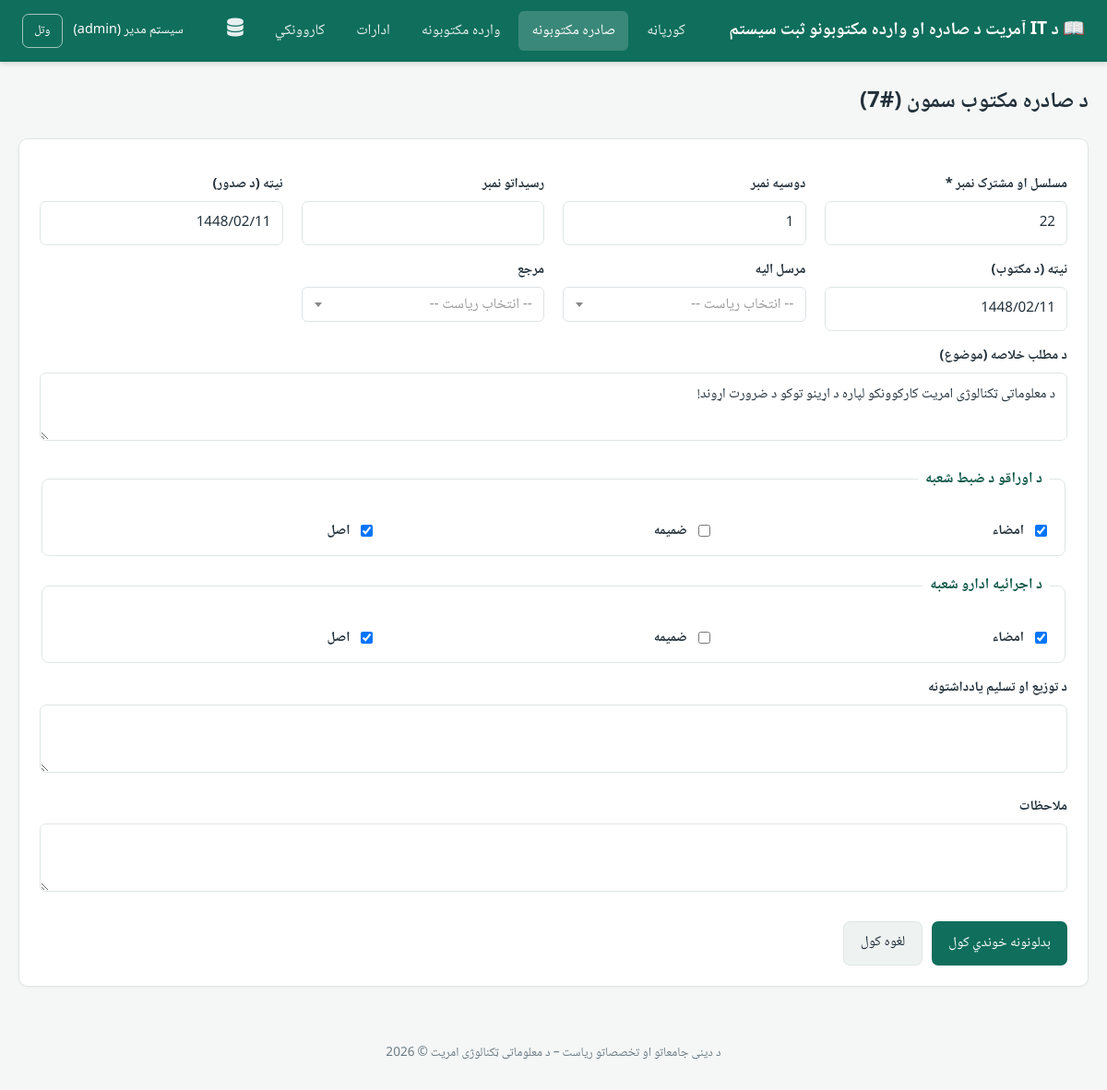
Page /outgoing/edit.php?id=7 (signed in) on the committed database.
### tables this page shows
CREATE TABLE `outgoing_letters` (
  `id` int(10) UNSIGNED NOT NULL,
  `serial_no` varchar(50) NOT NULL,
  `receipts_no` varchar(100) DEFAULT NULL,
  `dossier_no` varchar(100) DEFAULT NULL,
  `issue_date` varchar(20) DEFAULT NULL,
  `letter_date` varchar(20) DEFAULT NULL,
  `sent_to_dep_id` int(11) DEFAULT NULL,
  `reference_dep_id` int(11) DEFAULT NULL,
  `subject` text DEFAULT NULL,
  `records_signature` tinyint(1) NOT NULL DEFAULT 0,
  `records_attachment` tinyint(1) NOT NULL DEFAULT 0,
  `records_attachment_count` int(11) DEFAULT NULL,
  `records_attachment_pages` int(11) DEFAULT NULL,
  `records_original` tinyint(1) NOT NULL DEFAULT 0,
  `exec_signature` tinyint(1) NOT NULL DEFAULT 0,
  `exec_attachment` tinyint(1) NOT NULL DEFAULT 0,
  `exec_attachment_count` int(11) DEFAULT NULL,
  `exec_attachment_pages` int(11) DEFAULT NULL,
  `exec_original` tinyint(1) NOT NULL DEFAULT 0,
  `distribution_notes` text DEFAULT NULL,
  `remarks` text DEFAULT NULL,
  `created_by` int(10) UNSIGNED DEFAULT NULL,
  `created_at` datetime NOT NULL DEFAULT current_timestamp(),
  `updated_at` datetime NOT NULL DEFAULT current_timestamp() ON UPDATE current_timestamp()
);

### config/db.php (called while the page is built, shortened)
<?php
function db(): PDO
{
    static $pdo = null;
    if ($pdo === null) {
        $dsn = 'mysql:host=' . DB_HOST . ';dbname=' . DB_NAME . ';charset=utf8mb4';
        $options = [
            PDO::ATTR_ERRMODE            => PDO::ERRMODE_EXCEPTION,
            PDO::ATTR_DEFAULT_FETCH_MODE => PDO::FETCH_ASSOC,
            PDO::ATTR_EMULATE_PREPARES   => false,
        ];
        try {
            $pdo = new PDO($dsn, DB_USER, DB_PASS, $options);
        } catch (PDOException $e) {
            error_log('DB connection failed: ' . $e->getMessage());
            http_response_code(500);
            die('د ډیټابیس سره وصلیدل ناکام شول. مهرباني وکړئ وروسته بیا هڅه وکړئ.');
        }
    }
    return $pdo;
}

### config/app.php (called while the page is built, shortened)
<?php
require_once __DIR__ . '/db.php';
function e(?string $value): string
{
    return htmlspecialchars($value ?? '', ENT_QUOTES, 'UTF-8');
}

### outgoing/edit.php (the view, shortened to what this page needs)
<?php
require_once __DIR__ . '/../config/app.php';
$id = (int)($_GET['id'] ?? 0);
$stmt = db()->prepare("
    SELECT
        outgoing_letters.*,
        sent.name AS sent_to_name,
        ref.name AS reference_name
    FROM outgoing_letters
    LEFT JOIN departments sent
        ON sent.id = outgoing_letters.sent_to_dep_id
    LEFT JOIN departments ref
        ON ref.id = outgoing_letters.reference_dep_id
    WHERE outgoing_letters.id = :id
    LIMIT 1
");
$stmt->execute([
    'id' => $id
]);
$record = $stmt->fetch(PDO::FETCH_ASSOC);
$f = $record;
$defaults = [
    'serial_no' => '',
    'receipts_no' => '',
    'dossier_no' => '',
    'issue_date' => '',
    'letter_date' => '',
    'subject' => '',
    'distribution_notes' => '',
    'remarks' => '',
    'records_signature' => 0,
    'records_attachment' => 0,
    'records_attachment_count' => '',
    'records_original' => 0,
    'exec_signature' => 0,
    'exec_attachment' => 0,
    'exec_attachment_count' => '',
    'exec_original' => 0,
    'sent_to_dep_id' => null,
    'reference_dep_id' => null,
];
$f = array_merge($defaults, $f);
require __DIR__ . '/../includes/header.php';
?>
<div class="page-header">
    <h1>د صادره مکتوب سمون (#<?= $id ?>)</h1>
</div>
<form method="post" class="card">
    <div class="form-grid">
        <div>
            <label>مسلسل او مشترک نمبر *</label>
            <input type="text" name="serial_no" value="<?= e($f['serial_no']) ?>" required>
        </div>
        <div>
            <label>دوسیه نمبر</label>
            <input type="text" name="dossier_no" value="<?= e($f['dossier_no']) ?>">
        </div>
        <div>
            <label>رسیداتو نمبر</label>
            <input type="text" name="receipts_no" value="<?= e($f['receipts_no']) ?>">
        </div>
        <div>
            <label>نیټه (د صدور)</label>
            <input type="text" name="issue_date" value="<?= e($f['issue_date']) ?>">
        </div>
        <div>
            <label>نیټه (د مکتوب)</label>
            <input type="text" name="letter_date" value="<?= e($f['letter_date']) ?>">
        </div>
        <div>
            <label>مرسل الیه</label>
        </div>
        <div>
            <label>مرجع</label>
        </div>
    </div>
    <label>د مطلب خلاصه (موضوع)</label>
    <textarea name="subject"><?= e($f['subject']) ?></textarea>
    <fieldset>
        <legend>د اوراقو د ضبط شعبه</legend>
        <div class="form-grid">
            <div class="checkbox-row">
                <input type="checkbox" id="rs" name="records_signature" <?= $f['records_signature'] ? 'checked' : '' ?>>
                <label for="rs" style="margin:0">امضاء</label>
            </div>
            <div class="checkbox-row">
                <input type="checkbox" id="ra" name="records_attachment" data-count-toggle="ra-count" <?= $f['records_attachment'] ? 'checked' : '' ?>>
                <label for="ra" style="margin:0">ضمیمه</label>
            </div>
            <div class="checkbox-row">
                <input type="checkbox" id="ro" name="records_original" <?= $f['records_original'] ? 'checked' : '' ?>>
                <label for="ro" style="margin:0">اصل</label>
            </div>
        </div>
    </fieldset>
    <fieldset>
        <legend>د اجرائیه ادارو شعبه</legend>
        <div class="form-grid">
            <div class="checkbox-row">
                <input type="checkbox" id="es" name="exec_signature" <?= $f['exec_signature'] ? 'checked' : '' ?>>
                <label for="es" style="margin:0">امضاء</label>
            </div>
            <div class="checkbox-row">
                <input type="checkbox" id="ea" name="exec_attachment" data-count-toggle="ea-count" <?= $f['exec_attachment'] ? 'checked' : '' ?>>
                <label for="ea" style="margin:0">ضمیمه</label>
            </div>
            <div class="checkbox-row">
                <input type="checkbox" id="eo" name="exec_original" <?= $f['exec_original'] ? 'checked' : '' ?>>
                <label for="eo" style="margin:0">اصل</label>
            </div>
        </div>
    </fieldset>
    <label>د توزیع او تسلیم یادداشتونه</label>
    <textarea name="distribution_notes"><?= e($f['distribution_notes']) ?></textarea>
    <label>ملاحظات</label>
    <textarea name="remarks"><?= e($f['remarks']) ?></textarea>
    <div style="margin-top:22px; display:flex; gap:10px;">
        <button class="btn btn-primary" type="submit">بدلونونه خوندي کول</button>
        <a href="view.php?id=<?= $id ?>" class="btn btn-secondary">لغوه کول</a>
    </div>
</form>
<?php require __DIR__ . '/../includes/footer.php'; ?>

### assets/css/style.css (style rules this page uses)
:root { --primary: #0f6e5c; --primary-dark: #0b5747; --primary-light: #e6f4f1; --accent: #c99a3a; --danger: #c0392b; --danger-light: #fdecea; --success: #1e8449; --success-light: #eafaf1; --warning-light: #fff8e1; --text: #22303a; --muted: #6b7a83; --border: #dfe6e5; --bg: #f4f7f6; --card: #ffffff; --radius: 10px; }
* { box-sizing: border-box; }
body { margin: 0; font-family: 'Noto Naskh Arabic', 'Segoe UI', Tahoma, sans-serif; background: var(--bg); color: var(--text); direction: rtl; font-size: 16px; line-height: 1.7; }
a { color: var(--primary); text-decoration: none; }
.card { background: var(--card); border: 1px solid var(--border); border-radius: var(--radius); padding: 22px; margin-bottom: 20px; box-shadow: 0 1px 3px rgba(0, 0, 0, .04); }
.card label { font-weight: bold; }
.page-header { display: flex; justify-content: space-between; align-items: center; flex-wrap: wrap; gap: 12px; margin-bottom: 18px; }
.page-header h1 { margin: 0; font-size: 1.5rem; }
.btn { display: inline-block; padding: 10px 18px; border-radius: 7px; border: none; cursor: pointer; font-size: .95rem; font-family: inherit; transition: background .15s; }
.btn-primary { background: var(--primary); color: #fff; }
.btn-secondary { background: #eef2f1; color: var(--text); border: 1px solid var(--border); }
label { display: block; margin: 14px 0 6px; font-weight: 600; font-size: .92rem; }
input[type="text"], input[type="password"], input[type="number"], input[type="date"], textarea, select { width: 100%; padding: 10px 12px; border: 1px solid var(--border); border-radius: 7px; font-family: inherit; font-size: .95rem; background: #fff; color: var(--text); }
textarea { resize: vertical; min-height: 70px; }
.form-grid { display: grid; grid-template-columns: repeat(auto-fit, minmax(220px, 1fr)); gap: 0 20px; }
.checkbox-row { display: flex; align-items: center; gap: 8px; margin-top: 16px; }
.checkbox-row input { width: auto; }
fieldset { border: 1px solid var(--border); border-radius: 8px; margin-top: 18px; padding: 14px 16px; }
legend { padding: 0 8px; font-weight: 700; color: var(--primary-dark); }

### rows in the picture
outgoing_letters: serial_no "22", dossier_no "1", issue_date "1448/02/11", letter_date "1448/02/11", subject "د معلوماتی ټکنالوژی امریت کارکوونکو لپاره د اړینو توکو د ضرورت اړوند!", records_signature "☑", records_original "☑", exec_signature "☑", exec_original "☑"

### other values in the picture
APP_NAME "د IT آمریت د صادره او وارده مکتوبونو ثبت سیستم"
$currentUser['full_name'] "سیسټم مدیر"
$currentUser['role'] "admin"
$id "7"
